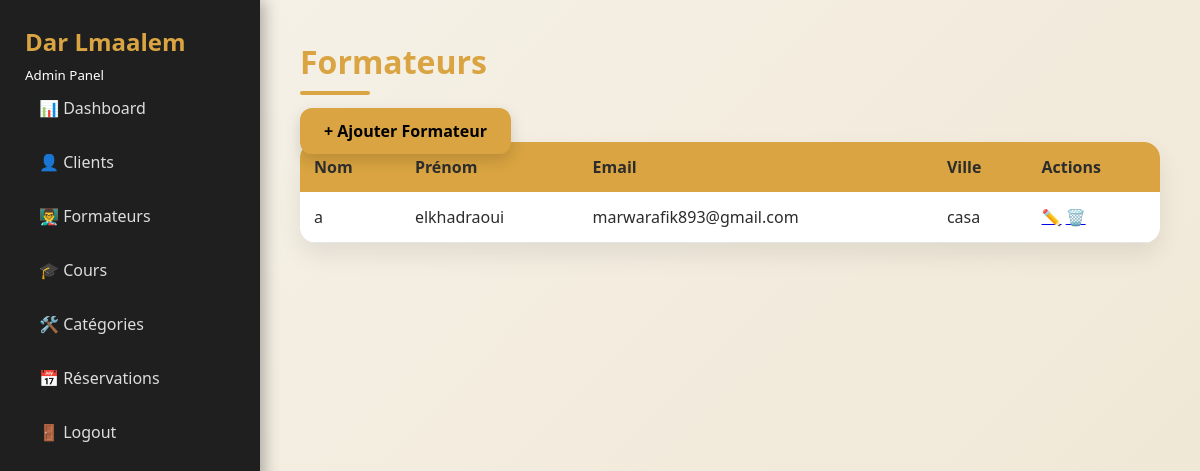
Page /public/index.php?page=admin-formateurs (signed in) on the committed database.
### tables this page shows
CREATE TABLE `formateurs` (
  `id` int(11) NOT NULL,
  `nom` varchar(100) NOT NULL,
  `prenom` varchar(100) NOT NULL,
  `email` varchar(100) NOT NULL,
  `telephone` varchar(20) DEFAULT NULL,
  `specialite` varchar(100) DEFAULT NULL,
  `ville` varchar(100) DEFAULT NULL,
  `date_naissance` date DEFAULT NULL
);

### app/controllers/FormateurController.php (called while the page is built, shortened)
<?php
require_once __DIR__ . '/../models/Formateur.php';
class FormateurController
{
    public function index()
    {
        $formateurs = Formateur::all();
        require __DIR__ . '/../views/admin/formateurs.php';
    }
}

### app/models/Formateur.php (called while the page is built, shortened)
<?php
class Formateur
{
    public static function all()
    {
        $db = Database::connect();
        $stmt = $db->query("SELECT * FROM formateurs");
        return $stmt->fetchAll(PDO::FETCH_ASSOC);
    }
}

### app/views/admin/formateurs.php (the view)
<?php include __DIR__ . '/../layouts/admin_sidebar.php'; ?>
<h1>Formateurs</h1>
<a class="btn" href="index.php?page=formateur-create">+ Ajouter Formateur</a>
<table class="table">
    <tr>
        <th>Nom</th>
        <th>Prénom</th>
        <th>Email</th>
        <th>Ville</th>
        <th>Actions</th>
    </tr>
    <?php foreach ($formateurs as $f): ?>
    <tr>
        <td><?= $f['nom'] ?></td>
        <td><?= $f['prenom'] ?></td>
        <td><?= $f['email'] ?></td>
        <td><?= $f['ville'] ?></td>
        <td>
            <a href="index.php?page=formateur-edit&id=<?= $f['id'] ?>">✏️</a>
            <a href="index.php?page=formateur-delete&id=<?= $f['id'] ?>" onclick="return confirm('Supprimer ?')">🗑️</a>
        </td>
    </tr>
    <?php endforeach; ?>
</table>

### public/assets/css/style.css (style rules this page uses)
* { margin: 0; padding: 0; box-sizing: border-box; font-family: "Segoe UI", Tahoma, Arial, sans-serif; transition: all .25s ease; }
body { background: linear-gradient(135deg, #f6f2e9, #efe6d3); color: #2c2c2c; }
:root { --primary: #d9a441; --primary-dark: #c8942f; --dark: #1f1f1f; --dark-2: #2a2a2a; --light: #ffffff; --gray: #e5e5e5; --muted: #777; --radius: 16px; --shadow: 0 12px 25px rgba(0,0,0,.08); --shadow-hover: 0 18px 35px rgba(0,0,0,.15); }
.page-title, .admin-content h1 { font-size: 32px; color: var(--primary); margin-bottom: 25px; position: relative; }
.page-title::after, .admin-content h1::after { content: ""; width: 70px; height: 4px; background: var(--primary); display: block; margin-top: 8px; border-radius: 3px; }
.btn, button, .btn-add, .btn-back { background: var(--primary); color: #000; padding: 12px 24px; border-radius: 12px; border: none; font-weight: bold; cursor: pointer; box-shadow: 0 6px 15px rgba(0,0,0,.15); text-decoration: none; }
.admin-table, table { width: 100%; border-collapse: collapse; background: #fff; border-radius: var(--radius); overflow: hidden; box-shadow: var(--shadow); animation: fadeUp .5s ease; }
th { background: var(--primary); padding: 14px; text-align: left; }
td { padding: 14px; border-bottom: 1px solid var(--gray); }

### rows in the picture
formateurs: nom "a", prenom "elkhadraoui", email "marwarafik893@gmail.com", ville "casa"
